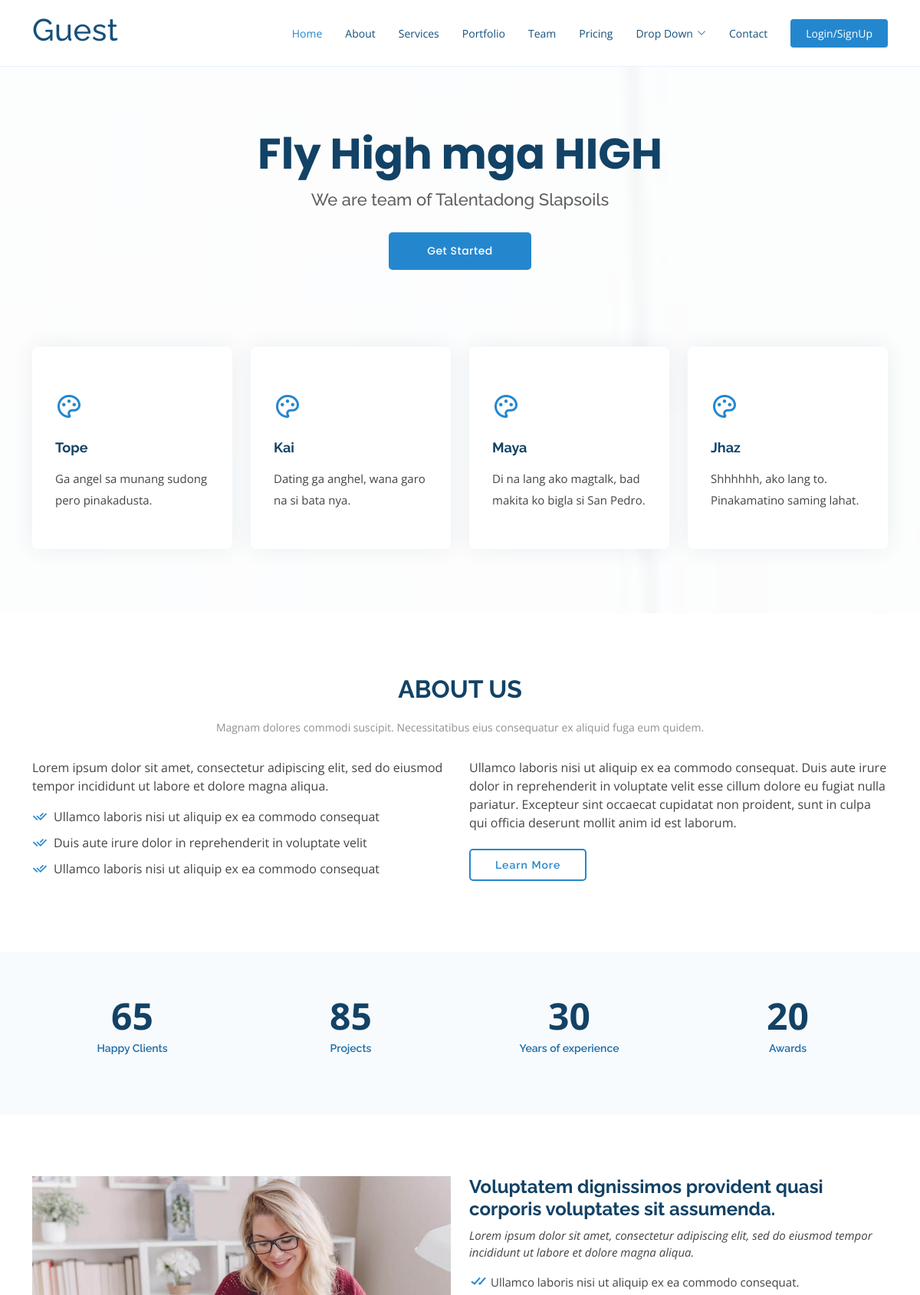
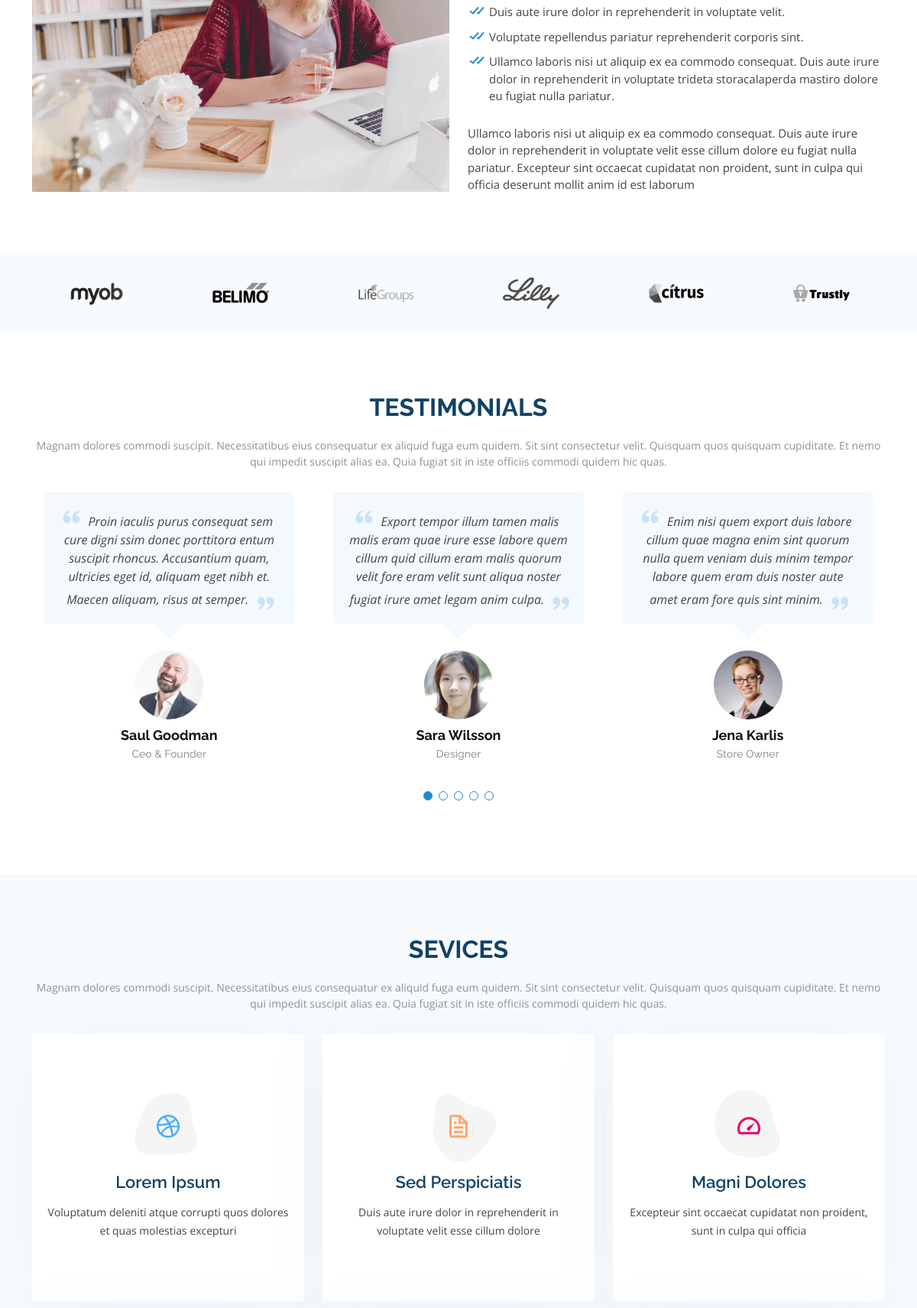
The page / (upper part) on the database its author committed (2 pictures, top to bottom).
### polls/models.py (models this page shows)
class Feature(models.Model):
    name = models.CharField(max_length = 100)
    details = models.CharField(max_length = 700)

### polls/views.py (the view)
# urls.py: path('', views.index, name='index'),
def index(request):
    features = Feature.objects.all()
    return render(request, 'index.html', {'features': features})

### templates/index.html (shortened to what this page needs)
{% load static %}
<!DOCTYPE html>
<html lang="en">
<head>
  <link href="{% static 'assets/vendor/aos/aos.css' %}" rel="stylesheet">
  <link href="{% static 'assets/vendor/bootstrap/css/bootstrap.min.css' %}" rel="stylesheet">
  <link href="{% static 'assets/vendor/bootstrap-icons/bootstrap-icons.css' %}" rel="stylesheet">
  <link href="{% static 'assets/vendor/boxicons/css/boxicons.min.css' %}" rel="stylesheet">
  <link href="{% static 'assets/vendor/glightbox/css/glightbox.min.css' %}" rel="stylesheet">
  <link href="{% static 'assets/vendor/remixicon/remixicon.css' %}" rel="stylesheet">
  <link href="{% static 'assets/vendor/swiper/swiper-bundle.min.css' %}" rel="stylesheet">
  <link href="{% static 'assets/css/style.css' %}" rel="stylesheet">
</head>
<body>
  <header id="header" class="fixed-top">
    <div class="container d-flex align-items-center justify-content-between">
      <h1 class="logo"><a href="index.html">
          {% if user.is_authenticated %}
          <h1>{{user.username}}</h1>
          {% else %}
          <h1>Guest</h1>
          {% endif %}
      </a></h1>
      <nav id="navbar" class="navbar">
        <ul>
          <li><a class="nav-link scrollto active" href="#hero">Home</a></li>
          <li><a class="nav-link scrollto" href="#about">About</a></li>
          <li><a class="nav-link scrollto" href="#services">Services</a></li>
          <li><a class="nav-link scrollto o" href="#portfolio">Portfolio</a></li>
          <li><a class="nav-link scrollto" href="#team">Team</a></li>
          <li><a class="nav-link scrollto" href="#pricing">Pricing</a></li>
          <li class="dropdown"><a href="#"><span>Drop Down</span> <i class="bi bi-chevron-down"></i></a>
          </li>
          <li><a class="nav-link scrollto" href="#contact">Contact</a></li>
          {% if user.is_authenticated %}
          <li><a class="getstarted scrollto" href="login2">Log Out</a></li>
          {% else %}
          <li><a class="getstarted scrollto" href="login2">Login/SignUp</a></li>
          {% endif %}
      </nav>
    </div>
  </header>
  <section id="hero" class="d-flex align-items-center">
    <div class="container position-relative" data-aos="fade-up" data-aos-delay="100">
      <div class="row justify-content-center">
        <div class="col-xl-7 col-lg-9 text-center">
          {% if user.is_authenticated %}
          <h1>Welcome, {{user.username}}!</h1>
          {% else %}
          <h1>Fly High mga HIGH</h1>
          {% endif %}
          <h2>We are team of Talentadong Slapsoils</h2>
        </div>
      </div>
      <div class="text-center">
        <a href="#about" class="btn-get-started scrollto">Get Started</a>
      </div>
      <div class="row icon-boxes">
        {% for features in features %}
        <div class="col-md-6 col-lg-3 d-flex align-items-stretch mb-5 mb-lg-0" data-aos="zoom-in" data-aos-delay="500">
          <div class="icon-box">
            <div class="icon"><i class="ri-palette-line"></i></div>
            <h4 class="title"><a href="">{{features.name}}</a></h4>
            <p class="description">{{features.details}}</p>
          </div>
        </div>
        {% endfor %}
      </div>
    </div>
  </section>
  <main id="main">
    <section id="about" class="about">
      <div class="container" data-aos="fade-up">
        <div class="section-title">
          <h2>About Us</h2>
          <p>Magnam dolores commodi suscipit. Necessitatibus eius consequatur ex aliquid fuga eum quidem. </p>
        </div>
        <div class="row content">
          <div class="col-lg-6">
            <p>
              Lorem ipsum dolor sit amet, consectetur adipiscing elit, sed do eiusmod tempor incididunt ut labore et dolore
              magna aliqua.
            </p>
            <ul>
              <li><i class="ri-check-double-line"></i> Ullamco laboris nisi ut aliquip ex ea commodo consequat</li>
              <li><i class="ri-check-double-line"></i> Duis aute irure dolor in reprehenderit in voluptate velit</li>
              <li><i class="ri-check-double-line"></i> Ullamco laboris nisi ut aliquip ex ea commodo consequat</li>
            </ul>
          </div>
          <div class="col-lg-6 pt-4 pt-lg-0">
            <p>
              Ullamco laboris nisi ut aliquip ex ea commodo consequat. Duis aute irure dolor in reprehenderit in voluptate
              velit esse cillum dolore eu fugiat nulla pariatur. Excepteur sint occaecat cupidatat non proident, sunt in
              culpa qui officia deserunt mollit anim id est laborum.
            </p>
            <a href="#" class="btn-learn-more">Learn More</a>
          </div>
        </div>
      </div>
    </section>
    <section id="counts" class="counts section-bg">
      <div class="container">
        <div class="row justify-content-end">
          <div class="col-lg-3 col-md-5 col-6 d-md-flex align-items-md-stretch">
            <div class="count-box">
              <span data-purecounter-start="0" data-purecounter-end="65" data-purecounter-duration="2" class="purecounter"></span>
              <p>Happy Clients</p>
            </div>
          </div>
          <div class="col-lg-3 col-md-5 col-6 d-md-flex align-items-md-stretch">
            <div class="count-box">
              <span data-purecounter-start="0" data-purecounter-end="85" data-purecounter-duration="2" class="purecounter"></span>
              <p>Projects</p>
            </div>
          </div>
          <div class="col-lg-3 col-md-5 col-6 d-md-flex align-items-md-stretch">
            <div class="count-box">
              <span data-purecounter-start="0" data-purecounter-end="30" data-purecounter-duration="2" class="purecounter"></span>
              <p>Years of experience</p>
            </div>
          </div>
          <div class="col-lg-3 col-md-5 col-6 d-md-flex align-items-md-stretch">
            <div class="count-box">
              <span data-purecounter-start="0" data-purecounter-end="20" data-purecounter-duration="2" class="purecounter"></span>
              <p>Awards</p>
            </div>
          </div>
        </div>
      </div>
    </section>
    <section id="about-video" class="about-video">
      <div class="container" data-aos="fade-up">
        <div class="row">
          <div class="col-lg-6 video-box align-self-baseline" data-aos="fade-right" data-aos-delay="100">
            <img src="{% static 'assets/img/about-video.jpg' %}" class="img-fluid" alt="">
          </div>
          <div class="col-lg-6 pt-3 pt-lg-0 content" data-aos="fade-left" data-aos-delay="100">
            <h3>Voluptatem dignissimos provident quasi corporis voluptates sit assumenda.</h3>
            <p class="fst-italic">
              Lorem ipsum dolor sit amet, consectetur adipiscing elit, sed do eiusmod tempor incididunt ut labore et dolore
              magna aliqua.
            </p>
            <ul>
              <li><i class="bx bx-check-double"></i> Ullamco laboris nisi ut aliquip ex ea commodo consequat.</li>
              <li><i class="bx bx-check-double"></i> Duis aute irure dolor in reprehenderit in voluptate velit.</li>
              <li><i class="bx bx-check-double"></i> Voluptate repellendus pariatur reprehenderit corporis sint.</li>
              <li><i class="bx bx-check-double"></i> Ullamco laboris nisi ut aliquip ex ea commodo consequat. Duis aute irure dolor in reprehenderit in voluptate trideta storacalaperda mastiro dolore eu fugiat nulla pariatur.</li>
            </ul>
            <p>
              Ullamco laboris nisi ut aliquip ex ea commodo consequat. Duis aute irure dolor in reprehenderit in voluptate
              velit esse cillum dolore eu fugiat nulla pariatur. Excepteur sint occaecat cupidatat non proident, sunt in
              culpa qui officia deserunt mollit anim id est laborum
            </p>
          </div>
        </div>
      </div>
    </section>
    <section id="clients" class="clients section-bg">
      <div class="container">
        <div class="row">
          <div class="col-lg-2 col-md-4 col-6 d-flex align-items-center justify-content-center" data-aos="zoom-in">
            <img src="{% static 'assets/img/clients/client-1.png' %}" class="img-fluid" alt="">
          </div>
          <div class="col-lg-2 col-md-4 col-6 d-flex align-items-center justify-content-center" data-aos="zoom-in">
            <img src="{% static 'assets/img/clients/client-2.png' %}" class="img-fluid" alt="">
          </div>
          <div class="col-lg-2 col-md-4 col-6 d-flex align-items-center justify-content-center" data-aos="zoom-in">
            <img src="{% static 'assets/img/clients/client-3.png' %}" class="img-fluid" alt="">
          </div>
          <div class="col-lg-2 col-md-4 col-6 d-flex align-items-center justify-content-center" data-aos="zoom-in">
            <img src="{% static 'assets/img/clients/client-4.png' %}" class="img-fluid" alt="">
          </div>
          <div class="col-lg-2 col-md-4 col-6 d-flex align-items-center justify-content-center" data-aos="zoom-in">
            <img src="{% static 'assets/img/clients/client-5.png' %}" class="img-fluid" alt="">
          </div>
          <div class="col-lg-2 col-md-4 col-6 d-flex align-items-center justify-content-center" data-aos="zoom-in">
            <img src="{% static 'assets/img/clients/client-6.png' %}" class="img-fluid" alt="">
          </div>
        </div>
      </div>
    </section>
    <section id="testimonials" class="testimonials">
      <div class="container" data-aos="fade-up">
        <div class="section-title">
          <h2>Testimonials</h2>
          <p>Magnam dolores commodi suscipit. Necessitatibus eius consequatur ex aliquid fuga eum quidem. Sit sint consectetur velit. Quisquam quos quisquam cupiditate. Et nemo qui impedit suscipit alias ea. Quia fugiat sit in iste officiis commodi quidem hic quas.</p>
        </div>
        <div class="testimonials-slider swiper" data-aos="fade-up" data-aos-delay="100">
          <div class="swiper-wrapper">
            <div class="swiper-slide">
              <div class="testimonial-item">
                <p>
                  <i class="bx bxs-quote-alt-left quote-icon-left"></i>
                  Proin iaculis purus consequat sem cure digni ssim donec porttitora entum suscipit rhoncus. Accusantium quam, ultricies eget id, aliquam eget nibh et. Maecen aliquam, risus at semper.
                  <i class="bx bxs-quote-alt-right quote-icon-right"></i>
                </p>
                <img src="{% static 'assets/img/testimonials/testimonials-1.jpg' %}" class="testimonial-img" alt="">
                <h3>Saul Goodman</h3>
                <h4>Ceo &amp; Founder</h4>
              </div>
            </div>
            <div class="swiper-slide">
              <div class="testimonial-item">
                <p>
                  <i class="bx bxs-quote-alt-left quote-icon-left"></i>
                  Export tempor illum tamen malis malis eram quae irure esse labore quem cillum quid cillum eram malis quorum velit fore eram velit sunt aliqua noster fugiat irure amet legam anim culpa.
                  <i class="bx bxs-quote-alt-right quote-icon-right"></i>
                </p>
                <img src="{% static 'assets/img/testimonials/testimonials-2.jpg' %}" class="testimonial-img" alt="">
                <h3>Sara Wilsson</h3>
                <h4>Designer</h4>
              </div>
            </div>
            <div class="swiper-slide">
              <div class="testimonial-item">
                <p>
                  <i class="bx bxs-quote-alt-left quote-icon-left"></i>
                  Enim nisi quem export duis labore cillum quae magna enim sint quorum nulla quem veniam duis minim tempor labore quem eram duis noster aute amet eram fore quis sint minim.
                  <i class="bx bxs-quote-alt-right quote-icon-right"></i>
                </p>
                <img src="{% static 'assets/img/testimonials/testimonials-3.jpg' %}" class="testimonial-img" alt="">
                <h3>Jena Karlis</h3>
                <h4>Store Owner</h4>
              </div>
            </div>
          </div>
          <div class="swiper-pagination"></div>
        </div>
      </div>
    </section>
    <section id="services" class="services section-bg">
      <div class="container" data-aos="fade-up">
        <div class="section-title">
          <h2>Sevices</h2>
          <p>Magnam dolores commodi suscipit. Necessitatibus eius consequatur ex aliquid fuga eum quidem. Sit sint consectetur velit. Quisquam quos quisquam cupiditate. Et nemo qui impedit suscipit alias ea. Quia fugiat sit in iste officiis commodi quidem hic quas.</p>
        </div>
        <div class="row">
          <div class="col-lg-4 col-md-6 d-flex align-items-stretch" data-aos="zoom-in" data-aos-delay="100">
            <div class="icon-box iconbox-blue">
              <div class="icon">
                <i class="bx bxl-dribbble"></i>
              </div>
              <h4><a href="">Lorem Ipsum</a></h4>
              <p>Voluptatum deleniti atque corrupti quos dolores et quas molestias excepturi</p>
            </div>
          </div>
          <div class="col-lg-4 col-md-6 d-flex align-items-stretch mt-4 mt-md-0" data-aos="zoom-in" data-aos-delay="200">
            <div class="icon-box iconbox-orange ">
              <div class="icon">
                <i class="bx bx-file"></i>
              </div>
              <h4><a href="">Sed Perspiciatis</a></h4>
              <p>Duis aute irure dolor in reprehenderit in voluptate velit esse cillum dolore</p>
            </div>
          </div>
          <div class="col-lg-4 col-md-6 d-flex align-items-stretch mt-4 mt-lg-0" data-aos="zoom-in" data-aos-delay="300">
            <div class="icon-box iconbox-pink">
              <div class="icon">
                <i class="bx bx-tachometer"></i>
              </div>
              <h4><a href="">Magni Dolores</a></h4>
              <p>Excepteur sint occaecat cupidatat non proident, sunt in culpa qui officia</p>
            </div>
          </div>
        </div>
      </div>
    </section>
  </main>
</body>
</html>

### rows shown on the page
Feature: name "Tope", details "Ga angel sa munang sudong pero pinakadusta."
Feature: name "Kai", details "Dating ga anghel, wana garo na si bata nya."
Feature: name "Maya", details "Di na lang ako magtalk, bad makita ko bigla si San Pedro."
Feature: name "Jhaz", details "Shhhhhh, ako lang to. Pinakamatino saming lahat."
